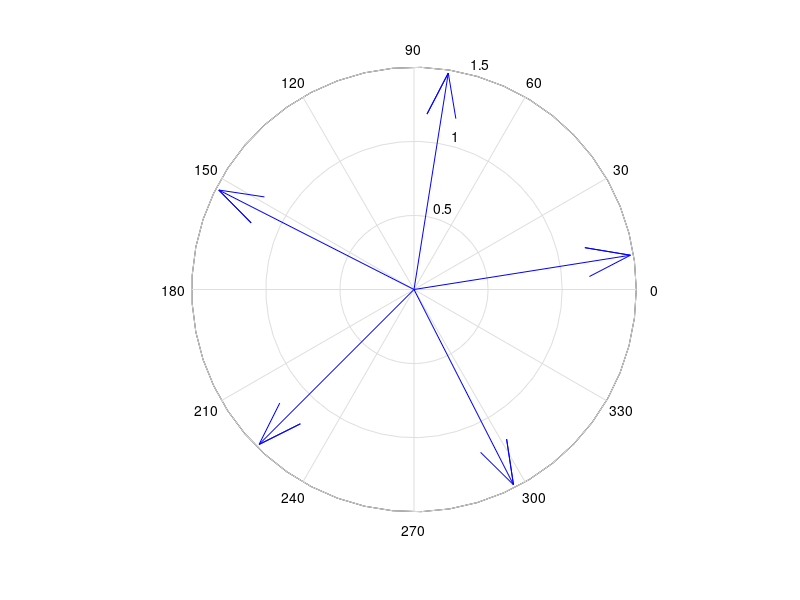

This figure's MATLAB source:
%programa para calcular las raices de un numero complejo
a=input('Ingrese el valor de la parte real: ');
b=input('Ingrese el valor de la parte imaginaria: ');
n=input('ingrese el valor del indice de la raiz : ');
z=complex(a,b);
k=0:n-1;
z1=nthroot(abs(z),n)*exp(i*(angle(z)+2*pi*k)/n);
fprintf('el valor de las raices es: ');
fprintf('%f, ',z1);
plot(z1);
compass(z1);